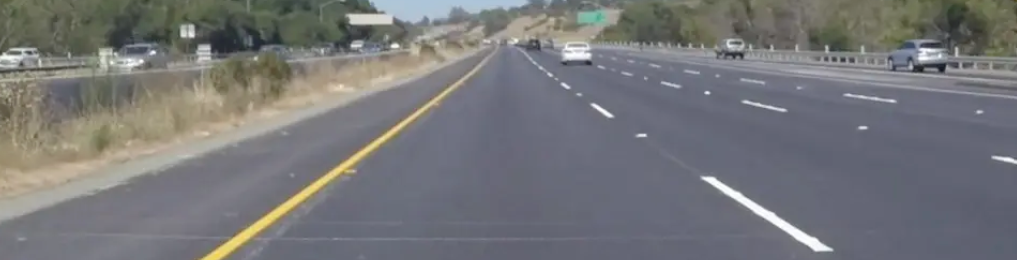
#> input picture 练习/图像处理进阶版/灰度化/lane2.png, 1017 x 260 px
$ python '1.加权平均法灰度化.py'
#> lines starting #> are read from the running program, lines starting #| are printed output that depends on the picture
# -*- coding: UTF-8 -*-
"""
@Project : pythonProject
@File    : 1.加权平均法灰度化.py
@IDE     : PyCharm
@Author  : FengHuohuo
@Date    : 2022/6/25 17:00
@Function：
灰度化有三种方法：
最大值法(最大分量法)： R=G=B=max(R,G,B)
平均值法：R=G=B=(R+G+B)/3
加权平均法：R=G=B= a*R + b*G + c*B
"""
import cv2
import numpy as np

img = cv2.imread('lane2.png')   # BGR读入
#> img is the input picture: shape (260, 1017, 3); mean B, G, R 120.5, 118.5, 118
h, w = img.shape[0:2]
#> h = 260; w = 1017
# print(h, w)
gray = np.zeros((h, w), dtype=img.dtype)
gray_yellow = np.zeros((h, w), dtype=img.dtype)


for i in range(h):
    for j in range(w):
        gray[i, j] = (0.3 * int(img[i, j, 0]) + 0.59 * int(img[i, j, 1]) + 0.11 * int(img[i, j, 2]))
        # 2022.6.25 论文《基于树莓派嵌入式平台的车道线检测算法》凸显出黄色车道灰度化后特征 用lane2.png
        # 黄色RGB=255、255、0 ，BGR= 0 255 255
        # 橙黄色RGB=255、97、0 ，BGR= 0 165 255 具体查RGB表
        gray_yellow[i, j] = (0 * int(img[i, j, 0]) + 0.3 * int(img[i, j, 1]) + 0.7 * int(img[i, j, 2]))
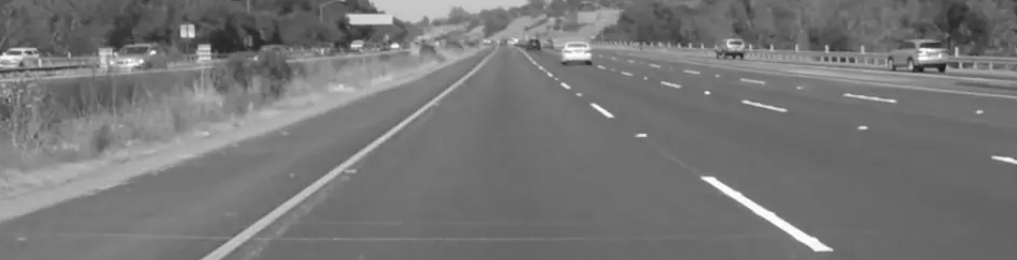
#> gray: shape (260, 1017); min 24, max 255, mean 118.6
        # 效果确实好一些

cv2.imshow('Gray', gray)
cv2.imshow('Gray_yellow', gray_yellow)
cv2.imshow('Result', img)
cv2.waitKey(0)
cv2.destroyWindow()

$ run again, with 练习/图像处理进阶版/灰度化/lane1.png copied over 练习/图像处理进阶版/灰度化/lane2.png
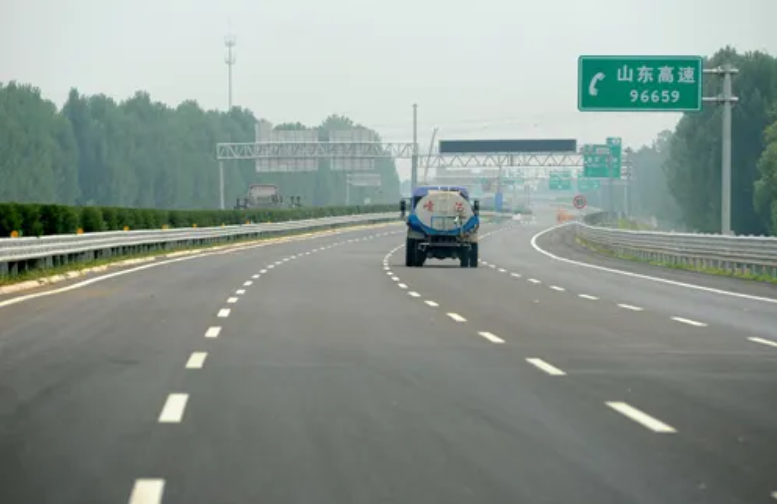
#> input picture 练习/图像处理进阶版/灰度化/lane1.png, 777 x 504 px
#> img is the input picture: shape (504, 777, 3); mean B, G, R 142.9, 149.6, 138.2
#> after the loop `for i in range(h):`:
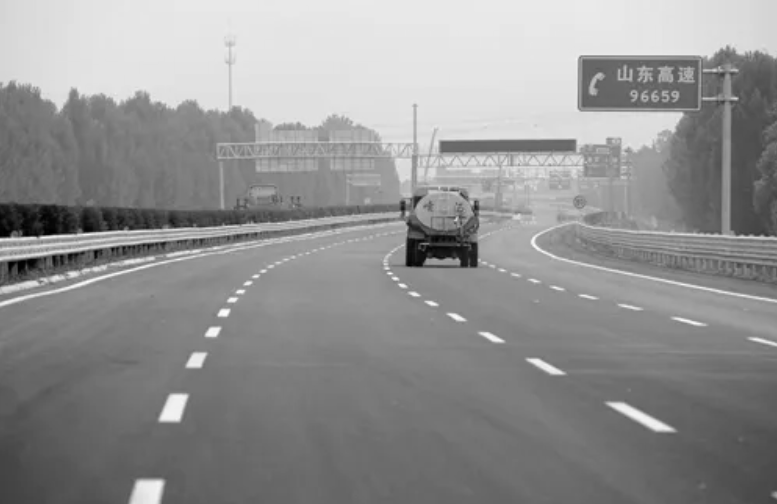
#> gray: shape (504, 777); min 0, max 252, mean 145.9
#> after the loop `for i in range(h):`:
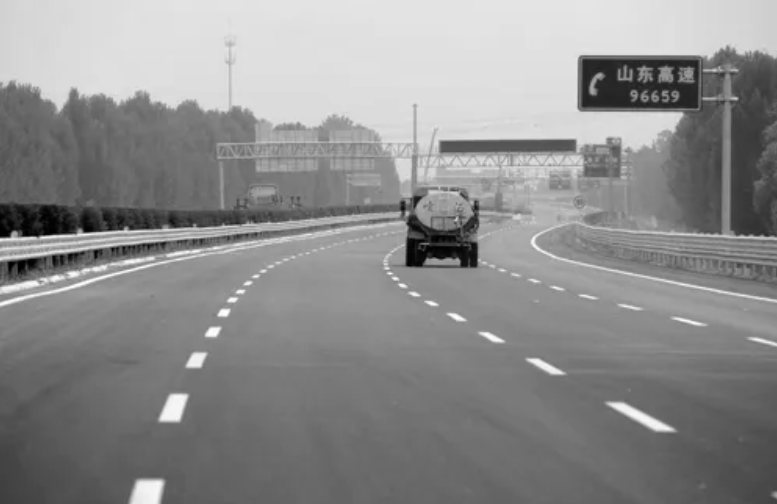
#> gray_yellow: shape (504, 777); min 0, max 255, mean 141.1
